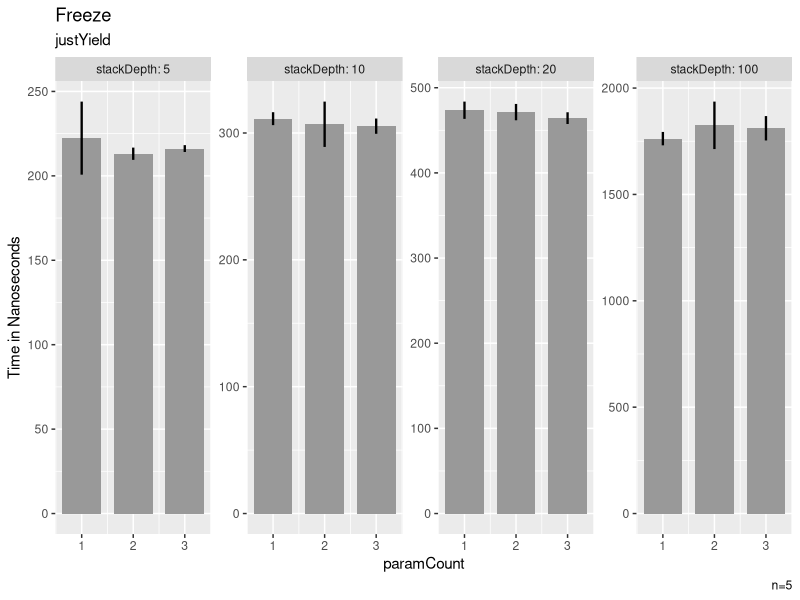
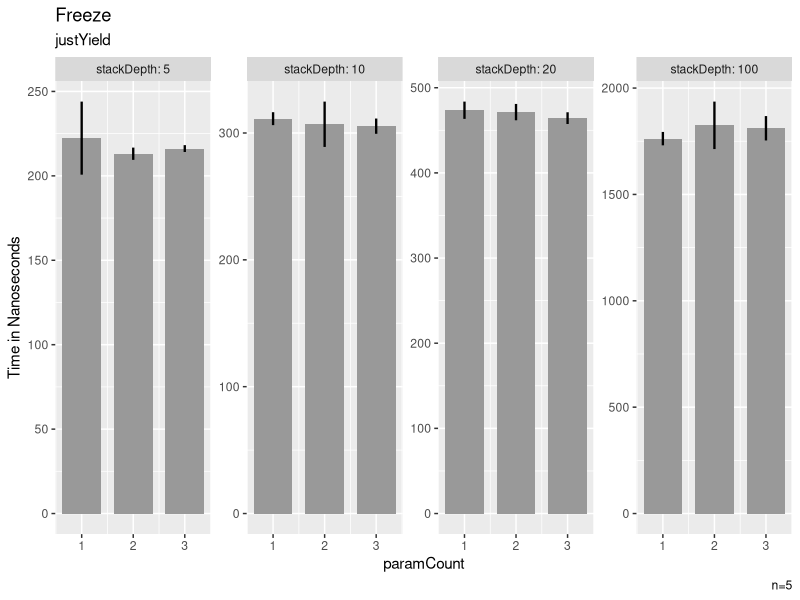

The R source for these figures, in order:
library(ggplot2)
library(plyr)

setwd(dirname(rstudioapi::getActiveDocumentContext()$path))

cbp1 <- c("#999999", "#E69F00", "#56B4E9", "#009E73",
          "#F0E442", "#0072B2", "#D55E00", "#CC79A7")

data <- read.csv("./JMH/CSV/jmh-result.csv")

data <- subset(data,data$Benchmark == "org.openjdk.benchmarks.cont.Freeze.justYield")
data <- rename(data,c("Param..stackDepth"="stackDepth"))



g <- ggplot(data, aes(y=Score,x=Param..paramCount,fill=Benchmark)) + 
  geom_bar(stat="identity",width=0.75) +
  geom_errorbar(aes(ymin=Score-Score.Error..99.9.., ymax=Score+Score.Error..99.9..), width=0,size=0.8)


g <- g + facet_wrap(vars(stackDepth), labeller = "label_both", scales = "free",ncol=4)

g <- g +
  theme(legend.position = "none")+
  labs(
    title = "Freeze",
    subtitle = "justYield",
    x = "paramCount",
    y = "Time in Nanoseconds",
    caption = "n=5")+
  scale_fill_manual(values = cbp1)

print(g)

ggsave(plot=g,"./JMH/Plots/Freeze.png",width=8.17,height=3)
